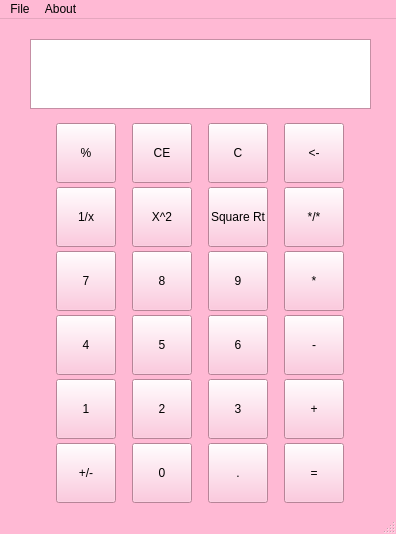
<?xml version="1.0" encoding="UTF-8"?>
<ui version="4.0">
 <class>MyCalculator</class>
 <widget class="QMainWindow" name="MyCalculator">
  <property name="geometry">
   <rect>
    <x>0</x>
    <y>0</y>
    <width>396</width>
    <height>534</height>
   </rect>
  </property>
  <property name="palette">
   <palette>
    <active>
     <colorrole role="WindowText">
      <brush brushstyle="SolidPattern">
       <color alpha="255">
        <red>0</red>
        <green>0</green>
        <blue>0</blue>
       </color>
      </brush>
     </colorrole>
     <colorrole role="Button">
      <brush brushstyle="SolidPattern">
       <color alpha="255">
        <red>255</red>
        <green>185</green>
        <blue>212</blue>
       </color>
      </brush>
     </colorrole>
     <colorrole role="Light">
      <brush brushstyle="SolidPattern">
       <color alpha="255">
        <red>255</red>
        <green>255</green>
        <blue>255</blue>
       </color>
      </brush>
     </colorrole>
     <colorrole role="Midlight">
      <brush brushstyle="SolidPattern">
       <color alpha="255">
        <red>255</red>
        <green>220</green>
        <blue>233</blue>
       </color>
      </brush>
     </colorrole>
     <colorrole role="Dark">
      <brush brushstyle="SolidPattern">
       <color alpha="255">
        <red>127</red>
        <green>92</green>
        <blue>106</blue>
       </color>
      </brush>
     </colorrole>
     <colorrole role="Mid">
      <brush brushstyle="SolidPattern">
       <color alpha="255">
        <red>170</red>
        <green>123</green>
        <blue>141</blue>
       </color>
      </brush>
     </colorrole>
     <colorrole role="Text">
      <brush brushstyle="SolidPattern">
       <color alpha="255">
        <red>0</red>
        <green>0</green>
        <blue>0</blue>
       </color>
      </brush>
     </colorrole>
     <colorrole role="BrightText">
      <brush brushstyle="SolidPattern">
       <color alpha="255">
        <red>255</red>
        <green>255</green>
        <blue>255</blue>
       </color>
      </brush>
     </colorrole>
     <colorrole role="ButtonText">
      <brush brushstyle="SolidPattern">
       <color alpha="255">
        <red>0</red>
        <green>0</green>
        <blue>0</blue>
       </color>
      </brush>
     </colorrole>
     <colorrole role="Base">
      <brush brushstyle="SolidPattern">
       <color alpha="255">
        <red>255</red>
        <green>255</green>
        <blue>255</blue>
       </color>
      </brush>
     </colorrole>
     <colorrole role="Window">
      <brush brushstyle="SolidPattern">
       <color alpha="255">
        <red>255</red>
        <green>185</green>
        <blue>212</blue>
       </color>
      </brush>
     </colorrole>
     <colorrole role="Shadow">
      <brush brushstyle="SolidPattern">
       <color alpha="255">
        <red>0</red>
        <green>0</green>
        <blue>0</blue>
       </color>
      </brush>
     </colorrole>
     <colorrole role="AlternateBase">
      <brush brushstyle="SolidPattern">
       <color alpha="255">
        <red>255</red>
        <green>220</green>
        <blue>233</blue>
       </color>
      </brush>
     </colorrole>
     <colorrole role="ToolTipBase">
      <brush brushstyle="SolidPattern">
       <color alpha="255">
        <red>255</red>
        <green>255</green>
        <blue>220</blue>
       </color>
      </brush>
     </colorrole>
     <colorrole role="ToolTipText">
      <brush brushstyle="SolidPattern">
       <color alpha="255">
        <red>0</red>
        <green>0</green>
        <blue>0</blue>
       </color>
      </brush>
     </colorrole>
     <colorrole role="PlaceholderText">
      <brush brushstyle="SolidPattern">
       <color alpha="127">
        <red>0</red>
        <green>0</green>
        <blue>0</blue>
       </color>
      </brush>
     </colorrole>
     <colorrole role="Accent">
      <brush brushstyle="SolidPattern">
       <color alpha="255">
        <red>255</red>
        <green>255</green>
        <blue>255</blue>
       </color>
      </brush>
     </colorrole>
    </active>
    <inactive>
     <colorrole role="WindowText">
      <brush brushstyle="SolidPattern">
       <color alpha="255">
        <red>0</red>
        <green>0</green>
        <blue>0</blue>
       </color>
      </brush>
     </colorrole>
     <colorrole role="Button">
      <brush brushstyle="SolidPattern">
       <color alpha="255">
        <red>255</red>
        <green>185</green>
        <blue>212</blue>
       </color>
      </brush>
     </colorrole>
     <colorrole role="Light">
      <brush brushstyle="SolidPattern">
       <color alpha="255">
        <red>255</red>
        <green>255</green>
        <blue>255</blue>
       </color>
      </brush>
     </colorrole>
     <colorrole role="Midlight">
      <brush brushstyle="SolidPattern">
       <color alpha="255">
        <red>255</red>
        <green>220</green>
        <blue>233</blue>
       </color>
      </brush>
     </colorrole>
     <colorrole role="Dark">
      <brush brushstyle="SolidPattern">
       <color alpha="255">
        <red>127</red>
        <green>92</green>
        <blue>106</blue>
       </color>
      </brush>
     </colorrole>
     <colorrole role="Mid">
      <brush brushstyle="SolidPattern">
       <color alpha="255">
        <red>170</red>
        <green>123</green>
        <blue>141</blue>
       </color>
      </brush>
     </colorrole>
     <colorrole role="Text">
      <brush brushstyle="SolidPattern">
       <color alpha="255">
        <red>0</red>
        <green>0</green>
        <blue>0</blue>
       </color>
      </brush>
     </colorrole>
     <colorrole role="BrightText">
      <brush brushstyle="SolidPattern">
       <color alpha="255">
        <red>255</red>
        <green>255</green>
        <blue>255</blue>
       </color>
      </brush>
     </colorrole>
     <colorrole role="ButtonText">
      <brush brushstyle="SolidPattern">
       <color alpha="255">
        <red>0</red>
        <green>0</green>
        <blue>0</blue>
       </color>
      </brush>
     </colorrole>
     <colorrole role="Base">
      <brush brushstyle="SolidPattern">
       <color alpha="255">
        <red>255</red>
        <green>255</green>
        <blue>255</blue>
       </color>
      </brush>
     </colorrole>
     <colorrole role="Window">
      <brush brushstyle="SolidPattern">
       <color alpha="255">
        <red>255</red>
        <green>185</green>
        <blue>212</blue>
       </color>
      </brush>
     </colorrole>
     <colorrole role="Shadow">
      <brush brushstyle="SolidPattern">
       <color alpha="255">
        <red>0</red>
        <green>0</green>
        <blue>0</blue>
       </color>
      </brush>
     </colorrole>
     <colorrole role="AlternateBase">
      <brush brushstyle="SolidPattern">
       <color alpha="255">
        <red>255</red>
        <green>220</green>
        <blue>233</blue>
       </color>
      </brush>
     </colorrole>
     <colorrole role="ToolTipBase">
      <brush brushstyle="SolidPattern">
       <color alpha="255">
        <red>255</red>
        <green>255</green>
        <blue>220</blue>
       </color>
      </brush>
     </colorrole>
     <colorrole role="ToolTipText">
      <brush brushstyle="SolidPattern">
       <color alpha="255">
        <red>0</red>
        <green>0</green>
        <blue>0</blue>
       </color>
      </brush>
     </colorrole>
     <colorrole role="PlaceholderText">
      <brush brushstyle="SolidPattern">
       <color alpha="127">
        <red>0</red>
        <green>0</green>
        <blue>0</blue>
       </color>
      </brush>
     </colorrole>
     <colorrole role="Accent">
      <brush brushstyle="SolidPattern">
       <color alpha="255">
        <red>255</red>
        <green>255</green>
        <blue>255</blue>
       </color>
      </brush>
     </colorrole>
    </inactive>
    <disabled>
     <colorrole role="WindowText">
      <brush brushstyle="SolidPattern">
       <color alpha="255">
        <red>127</red>
        <green>92</green>
        <blue>106</blue>
       </color>
      </brush>
     </colorrole>
     <colorrole role="Button">
      <brush brushstyle="SolidPattern">
       <color alpha="255">
        <red>255</red>
        <green>185</green>
        <blue>212</blue>
       </color>
      </brush>
     </colorrole>
     <colorrole role="Light">
      <brush brushstyle="SolidPattern">
       <color alpha="255">
        <red>255</red>
        <green>255</green>
        <blue>255</blue>
       </color>
      </brush>
     </colorrole>
     <colorrole role="Midlight">
      <brush brushstyle="SolidPattern">
       <color alpha="255">
        <red>255</red>
        <green>220</green>
        <blue>233</blue>
       </color>
      </brush>
     </colorrole>
     <colorrole role="Dark">
      <brush brushstyle="SolidPattern">
       <color alpha="255">
        <red>127</red>
        <green>92</green>
        <blue>106</blue>
       </color>
      </brush>
     </colorrole>
     <colorrole role="Mid">
      <brush brushstyle="SolidPattern">
       <color alpha="255">
        <red>170</red>
        <green>123</green>
        <blue>141</blue>
       </color>
      </brush>
     </colorrole>
     <colorrole role="Text">
      <brush brushstyle="SolidPattern">
       <color alpha="255">
        <red>127</red>
        <green>92</green>
        <blue>106</blue>
       </color>
      </brush>
     </colorrole>
     <colorrole role="BrightText">
      <brush brushstyle="SolidPattern">
       <color alpha="255">
        <red>255</red>
        <green>255</green>
        <blue>255</blue>
       </color>
      </brush>
     </colorrole>
     <colorrole role="ButtonText">
      <brush brushstyle="SolidPattern">
       <color alpha="255">
        <red>127</red>
        <green>92</green>
        <blue>106</blue>
       </color>
      </brush>
     </colorrole>
     <colorrole role="Base">
      <brush brushstyle="SolidPattern">
       <color alpha="255">
        <red>255</red>
        <green>185</green>
        <blue>212</blue>
       </color>
      </brush>
     </colorrole>
     <colorrole role="Window">
      <brush brushstyle="SolidPattern">
       <color alpha="255">
        <red>255</red>
        <green>185</green>
        <blue>212</blue>
       </color>
      </brush>
     </colorrole>
     <colorrole role="Shadow">
      <brush brushstyle="SolidPattern">
       <color alpha="255">
        <red>0</red>
        <green>0</green>
        <blue>0</blue>
       </color>
      </brush>
     </colorrole>
     <colorrole role="AlternateBase">
      <brush brushstyle="SolidPattern">
       <color alpha="255">
        <red>255</red>
        <green>185</green>
        <blue>212</blue>
       </color>
      </brush>
     </colorrole>
     <colorrole role="ToolTipBase">
      <brush brushstyle="SolidPattern">
       <color alpha="255">
        <red>255</red>
        <green>255</green>
        <blue>220</blue>
       </color>
      </brush>
     </colorrole>
     <colorrole role="ToolTipText">
      <brush brushstyle="SolidPattern">
       <color alpha="255">
        <red>0</red>
        <green>0</green>
        <blue>0</blue>
       </color>
      </brush>
     </colorrole>
     <colorrole role="PlaceholderText">
      <brush brushstyle="SolidPattern">
       <color alpha="127">
        <red>127</red>
        <green>92</green>
        <blue>106</blue>
       </color>
      </brush>
     </colorrole>
     <colorrole role="Accent">
      <brush brushstyle="SolidPattern">
       <color alpha="255">
        <red>255</red>
        <green>255</green>
        <blue>255</blue>
       </color>
      </brush>
     </colorrole>
    </disabled>
   </palette>
  </property>
  <property name="windowTitle">
   <string>MyCalculator</string>
  </property>
  <widget class="QWidget" name="centralwidget">
   <widget class="QPlainTextEdit" name="plainTextEdit">
    <property name="geometry">
     <rect>
      <x>30</x>
      <y>20</y>
      <width>341</width>
      <height>70</height>
     </rect>
    </property>
   </widget>
   <widget class="QWidget" name="gridLayoutWidget">
    <property name="geometry">
     <rect>
      <x>40</x>
      <y>100</y>
      <width>321</width>
      <height>391</height>
     </rect>
    </property>
    <layout class="QGridLayout" name="gridLayout">
     <property name="sizeConstraint">
      <enum>QLayout::SizeConstraint::SetDefaultConstraint</enum>
     </property>
     <property name="spacing">
      <number>0</number>
     </property>
     <item row="3" column="1">
      <widget class="QPushButton" name="pushButton_n5">
       <property name="sizePolicy">
        <sizepolicy hsizetype="Minimum" vsizetype="Minimum">
         <horstretch>0</horstretch>
         <verstretch>0</verstretch>
        </sizepolicy>
       </property>
       <property name="minimumSize">
        <size>
         <width>60</width>
         <height>60</height>
        </size>
       </property>
       <property name="maximumSize">
        <size>
         <width>60</width>
         <height>60</height>
        </size>
       </property>
       <property name="text">
        <string>5</string>
       </property>
      </widget>
     </item>
     <item row="0" column="2">
      <widget class="QPushButton" name="pushButton_del2">
       <property name="sizePolicy">
        <sizepolicy hsizetype="Minimum" vsizetype="Minimum">
         <horstretch>0</horstretch>
         <verstretch>0</verstretch>
        </sizepolicy>
       </property>
       <property name="minimumSize">
        <size>
         <width>60</width>
         <height>60</height>
        </size>
       </property>
       <property name="maximumSize">
        <size>
         <width>60</width>
         <height>60</height>
        </size>
       </property>
       <property name="text">
        <string>C</string>
       </property>
      </widget>
     </item>
     <item row="0" column="3">
      <widget class="QPushButton" name="pushButton_del3">
       <property name="sizePolicy">
        <sizepolicy hsizetype="Minimum" vsizetype="Minimum">
         <horstretch>0</horstretch>
         <verstretch>0</verstretch>
        </sizepolicy>
       </property>
       <property name="minimumSize">
        <size>
         <width>60</width>
         <height>60</height>
        </size>
       </property>
       <property name="maximumSize">
        <size>
         <width>60</width>
         <height>60</height>
        </size>
       </property>
       <property name="text">
        <string>&lt;-</string>
       </property>
      </widget>
     </item>
     <item row="2" column="1">
      <widget class="QPushButton" name="pushButton_n8">
       <property name="sizePolicy">
        <sizepolicy hsizetype="Minimum" vsizetype="Minimum">
         <horstretch>0</horstretch>
         <verstretch>0</verstretch>
        </sizepolicy>
       </property>
       <property name="minimumSize">
        <size>
         <width>60</width>
         <height>60</height>
        </size>
       </property>
       <property name="maximumSize">
        <size>
         <width>60</width>
         <height>60</height>
        </size>
       </property>
       <property name="text">
        <string>8</string>
       </property>
      </widget>
     </item>
     <item row="1" column="1">
      <widget class="QPushButton" name="pushButton_op5">
       <property name="sizePolicy">
        <sizepolicy hsizetype="Minimum" vsizetype="Minimum">
         <horstretch>0</horstretch>
         <verstretch>0</verstretch>
        </sizepolicy>
       </property>
       <property name="minimumSize">
        <size>
         <width>60</width>
         <height>60</height>
        </size>
       </property>
       <property name="maximumSize">
        <size>
         <width>60</width>
         <height>60</height>
        </size>
       </property>
       <property name="sizeIncrement">
        <size>
         <width>0</width>
         <height>0</height>
        </size>
       </property>
       <property name="text">
        <string>X^2</string>
       </property>
       <property name="iconSize">
        <size>
         <width>16</width>
         <height>16</height>
        </size>
       </property>
      </widget>
     </item>
     <item row="2" column="2">
      <widget class="QPushButton" name="pushButton_n9">
       <property name="minimumSize">
        <size>
         <width>60</width>
         <height>60</height>
        </size>
       </property>
       <property name="maximumSize">
        <size>
         <width>60</width>
         <height>60</height>
        </size>
       </property>
       <property name="text">
        <string>9</string>
       </property>
      </widget>
     </item>
     <item row="5" column="0">
      <widget class="QPushButton" name="pushButton_op12">
       <property name="sizePolicy">
        <sizepolicy hsizetype="Minimum" vsizetype="Minimum">
         <horstretch>0</horstretch>
         <verstretch>0</verstretch>
        </sizepolicy>
       </property>
       <property name="minimumSize">
        <size>
         <width>60</width>
         <height>60</height>
        </size>
       </property>
       <property name="maximumSize">
        <size>
         <width>60</width>
         <height>60</height>
        </size>
       </property>
       <property name="text">
        <string>+/-</string>
       </property>
      </widget>
     </item>
     <item row="0" column="0">
      <widget class="QPushButton" name="pushButton_op1">
       <property name="sizePolicy">
        <sizepolicy hsizetype="Minimum" vsizetype="Minimum">
         <horstretch>0</horstretch>
         <verstretch>0</verstretch>
        </sizepolicy>
       </property>
       <property name="minimumSize">
        <size>
         <width>60</width>
         <height>60</height>
        </size>
       </property>
       <property name="maximumSize">
        <size>
         <width>60</width>
         <height>60</height>
        </size>
       </property>
       <property name="text">
        <string>%</string>
       </property>
      </widget>
     </item>
     <item row="0" column="1">
      <widget class="QPushButton" name="pushButton_del1">
       <property name="sizePolicy">
        <sizepolicy hsizetype="Minimum" vsizetype="Minimum">
         <horstretch>0</horstretch>
         <verstretch>0</verstretch>
        </sizepolicy>
       </property>
       <property name="minimumSize">
        <size>
         <width>60</width>
         <height>60</height>
        </size>
       </property>
       <property name="maximumSize">
        <size>
         <width>60</width>
         <height>60</height>
        </size>
       </property>
       <property name="text">
        <string>CE</string>
       </property>
      </widget>
     </item>
     <item row="4" column="2">
      <widget class="QPushButton" name="pushButton_n3">
       <property name="sizePolicy">
        <sizepolicy hsizetype="Minimum" vsizetype="Minimum">
         <horstretch>0</horstretch>
         <verstretch>0</verstretch>
        </sizepolicy>
       </property>
       <property name="minimumSize">
        <size>
         <width>60</width>
         <height>60</height>
        </size>
       </property>
       <property name="maximumSize">
        <size>
         <width>60</width>
         <height>60</height>
        </size>
       </property>
       <property name="text">
        <string>3</string>
       </property>
      </widget>
     </item>
     <item row="3" column="3">
      <widget class="QPushButton" name="pushButton_op9">
       <property name="sizePolicy">
        <sizepolicy hsizetype="Minimum" vsizetype="Minimum">
         <horstretch>0</horstretch>
         <verstretch>0</verstretch>
        </sizepolicy>
       </property>
       <property name="minimumSize">
        <size>
         <width>60</width>
         <height>60</height>
        </size>
       </property>
       <property name="maximumSize">
        <size>
         <width>60</width>
         <height>60</height>
        </size>
       </property>
       <property name="text">
        <string>-</string>
       </property>
      </widget>
     </item>
     <item row="4" column="3">
      <widget class="QPushButton" name="pushButton_op10">
       <property name="sizePolicy">
        <sizepolicy hsizetype="Minimum" vsizetype="Minimum">
         <horstretch>0</horstretch>
         <verstretch>0</verstretch>
        </sizepolicy>
       </property>
       <property name="minimumSize">
        <size>
         <width>60</width>
         <height>60</height>
        </size>
       </property>
       <property name="maximumSize">
        <size>
         <width>60</width>
         <height>60</height>
        </size>
       </property>
       <property name="text">
        <string>+</string>
       </property>
      </widget>
     </item>
     <item row="5" column="1">
      <widget class="QPushButton" name="pushButton_n0">
       <property name="sizePolicy">
        <sizepolicy hsizetype="Minimum" vsizetype="Minimum">
         <horstretch>0</horstretch>
         <verstretch>0</verstretch>
        </sizepolicy>
       </property>
       <property name="minimumSize">
        <size>
         <width>60</width>
         <height>60</height>
        </size>
       </property>
       <property name="maximumSize">
        <size>
         <width>60</width>
         <height>60</height>
        </size>
       </property>
       <property name="text">
        <string>0</string>
       </property>
      </widget>
     </item>
     <item row="1" column="0">
      <widget class="QPushButton" name="pushButton_op4">
       <property name="sizePolicy">
        <sizepolicy hsizetype="Minimum" vsizetype="Minimum">
         <horstretch>0</horstretch>
         <verstretch>0</verstretch>
        </sizepolicy>
       </property>
       <property name="minimumSize">
        <size>
         <width>60</width>
         <height>60</height>
        </size>
       </property>
       <property name="maximumSize">
        <size>
         <width>60</width>
         <height>60</height>
        </size>
       </property>
       <property name="text">
        <string>1/x</string>
       </property>
      </widget>
     </item>
     <item row="2" column="3">
      <widget class="QPushButton" name="pushButton_op8">
       <property name="sizePolicy">
        <sizepolicy hsizetype="Minimum" vsizetype="Minimum">
         <horstretch>0</horstretch>
         <verstretch>0</verstretch>
        </sizepolicy>
       </property>
       <property name="minimumSize">
        <size>
         <width>60</width>
         <height>60</height>
        </size>
       </property>
       <property name="maximumSize">
        <size>
         <width>60</width>
         <height>60</height>
        </size>
       </property>
       <property name="text">
        <string>*</string>
       </property>
      </widget>
     </item>
     <item row="1" column="3">
      <widget class="QPushButton" name="pushButton_op7">
       <property name="sizePolicy">
        <sizepolicy hsizetype="Minimum" vsizetype="Minimum">
         <horstretch>0</horstretch>
         <verstretch>0</verstretch>
        </sizepolicy>
       </property>
       <property name="minimumSize">
        <size>
         <width>60</width>
         <height>60</height>
        </size>
       </property>
       <property name="maximumSize">
        <size>
         <width>60</width>
         <height>60</height>
        </size>
       </property>
       <property name="text">
        <string>*/*</string>
       </property>
      </widget>
     </item>
     <item row="1" column="2">
      <widget class="QPushButton" name="pushButton_op6">
       <property name="sizePolicy">
        <sizepolicy hsizetype="Minimum" vsizetype="Minimum">
         <horstretch>0</horstretch>
         <verstretch>0</verstretch>
        </sizepolicy>
       </property>
       <property name="minimumSize">
        <size>
         <width>60</width>
         <height>60</height>
        </size>
       </property>
       <property name="maximumSize">
        <size>
         <width>60</width>
         <height>60</height>
        </size>
       </property>
       <property name="text">
        <string>Square Rt</string>
       </property>
      </widget>
     </item>
     <item row="4" column="0">
      <widget class="QPushButton" name="pushButton_n1">
       <property name="sizePolicy">
        <sizepolicy hsizetype="Minimum" vsizetype="Minimum">
         <horstretch>0</horstretch>
         <verstretch>0</verstretch>
        </sizepolicy>
       </property>
       <property name="minimumSize">
        <size>
         <width>60</width>
         <height>60</height>
        </size>
       </property>
       <property name="maximumSize">
        <size>
         <width>60</width>
         <height>60</height>
        </size>
       </property>
       <property name="text">
        <string>1</string>
       </property>
      </widget>
     </item>
     <item row="2" column="0">
      <widget class="QPushButton" name="pushButton_n7">
       <property name="sizePolicy">
        <sizepolicy hsizetype="Minimum" vsizetype="Minimum">
         <horstretch>0</horstretch>
         <verstretch>0</verstretch>
        </sizepolicy>
       </property>
       <property name="minimumSize">
        <size>
         <width>60</width>
         <height>60</height>
        </size>
       </property>
       <property name="maximumSize">
        <size>
         <width>60</width>
         <height>60</height>
        </size>
       </property>
       <property name="text">
        <string>7</string>
       </property>
      </widget>
     </item>
     <item row="3" column="2">
      <widget class="QPushButton" name="pushButton_n6">
       <property name="sizePolicy">
        <sizepolicy hsizetype="Minimum" vsizetype="Minimum">
         <horstretch>0</horstretch>
         <verstretch>0</verstretch>
        </sizepolicy>
       </property>
       <property name="minimumSize">
        <size>
         <width>60</width>
         <height>60</height>
        </size>
       </property>
       <property name="maximumSize">
        <size>
         <width>60</width>
         <height>60</height>
        </size>
       </property>
       <property name="text">
        <string>6</string>
       </property>
      </widget>
     </item>
     <item row="4" column="1">
      <widget class="QPushButton" name="pushButton_n2">
       <property name="sizePolicy">
        <sizepolicy hsizetype="Minimum" vsizetype="Minimum">
         <horstretch>0</horstretch>
         <verstretch>0</verstretch>
        </sizepolicy>
       </property>
       <property name="minimumSize">
        <size>
         <width>60</width>
         <height>60</height>
        </size>
       </property>
       <property name="maximumSize">
        <size>
         <width>60</width>
         <height>60</height>
        </size>
       </property>
       <property name="text">
        <string>2</string>
       </property>
      </widget>
     </item>
     <item row="5" column="3">
      <widget class="QPushButton" name="pushButton_eq">
       <property name="sizePolicy">
        <sizepolicy hsizetype="Minimum" vsizetype="Minimum">
         <horstretch>0</horstretch>
         <verstretch>0</verstretch>
        </sizepolicy>
       </property>
       <property name="minimumSize">
        <size>
         <width>60</width>
         <height>60</height>
        </size>
       </property>
       <property name="maximumSize">
        <size>
         <width>60</width>
         <height>60</height>
        </size>
       </property>
       <property name="text">
        <string>=</string>
       </property>
      </widget>
     </item>
     <item row="3" column="0">
      <widget class="QPushButton" name="pushButton_n4">
       <property name="sizePolicy">
        <sizepolicy hsizetype="Minimum" vsizetype="Minimum">
         <horstretch>0</horstretch>
         <verstretch>0</verstretch>
        </sizepolicy>
       </property>
       <property name="minimumSize">
        <size>
         <width>60</width>
         <height>60</height>
        </size>
       </property>
       <property name="maximumSize">
        <size>
         <width>60</width>
         <height>60</height>
        </size>
       </property>
       <property name="text">
        <string>4</string>
       </property>
      </widget>
     </item>
     <item row="5" column="2">
      <widget class="QPushButton" name="pushButton_n10">
       <property name="sizePolicy">
        <sizepolicy hsizetype="Minimum" vsizetype="Minimum">
         <horstretch>0</horstretch>
         <verstretch>0</verstretch>
        </sizepolicy>
       </property>
       <property name="minimumSize">
        <size>
         <width>60</width>
         <height>60</height>
        </size>
       </property>
       <property name="maximumSize">
        <size>
         <width>60</width>
         <height>60</height>
        </size>
       </property>
       <property name="text">
        <string>.</string>
       </property>
      </widget>
     </item>
    </layout>
   </widget>
  </widget>
  <widget class="QMenuBar" name="menubar">
   <property name="geometry">
    <rect>
     <x>0</x>
     <y>0</y>
     <width>396</width>
     <height>21</height>
    </rect>
   </property>
   <widget class="QMenu" name="menuCalculator">
    <property name="title">
     <string>File</string>
    </property>
    <addaction name="actionExit"/>
   </widget>
   <widget class="QMenu" name="menuAbout">
    <property name="title">
     <string>About</string>
    </property>
   </widget>
   <addaction name="menuCalculator"/>
   <addaction name="menuAbout"/>
  </widget>
  <widget class="QStatusBar" name="statusbar"/>
  <action name="actionExit">
   <property name="text">
    <string>Exit</string>
   </property>
  </action>
 </widget>
 <resources/>
 <connections/>
</ui>
